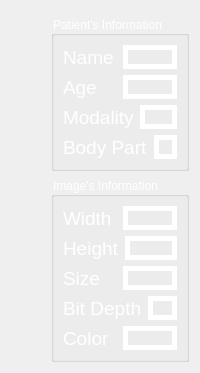
      <widget class="QWidget" name="tab_one">
       <attribute name="title">
        <string>Normal Size</string>
       </attribute>
       <layout class="QGridLayout" name="gridLayout_4">
        <property name="topMargin">
         <number>16</number>
        </property>
        <item row="0" column="0">
         <layout class="QHBoxLayout" name="horizontalLayout_6">
          <item>
           <widget class="EmbedImageWidget" name="imagewidget" native="true"/>
          </item>
          <item>
           <layout class="QVBoxLayout" name="verticalLayout_3">
            <item>
             <widget class="QGroupBox" name="groupBox">
              <property name="styleSheet">
               <string notr="true">color: rgb(255, 255, 255);</string>
              </property>
              <property name="title">
               <string>Patient's Information</string>
              </property>
              <layout class="QGridLayout" name="gridLayout">
               <item row="0" column="0">
                <layout class="QVBoxLayout" name="verticalLayout">
                 <item>
                  <layout class="QHBoxLayout" name="horizontalLayout_9">
                   <item>
                    <widget class="QLabel" name="name_name_label">
                     <property name="maximumSize">
                      <size>
                       <width>100</width>
                       <height>16777215</height>
                      </size>
                     </property>
                     <property name="font">
                      <font>
                       <pointsize>14</pointsize>
                      </font>
                     </property>
                     <property name="styleSheet">
                      <string notr="true">color: rgb(255, 255, 255);</string>
                     </property>
                     <property name="text">
                      <string>Name</string>
                     </property>
                    </widget>
                   </item>
                   <item>
                    <widget class="QLabel" name="name_label">
                     <property name="maximumSize">
                      <size>
                       <width>400</width>
                       <height>16777215</height>
                      </size>
                     </property>
                     <property name="styleSheet">
                      <string notr="true">border: 5px solid white;
color: rgb(255, 255, 255);</string>
                     </property>
                     <property name="text">
                      <string/>
                     </property>
                    </widget>
                   </item>
                  </layout>
                 </item>
                 <item>
                  <layout class="QHBoxLayout" name="horizontalLayout_10">
                   <item>
                    <widget class="QLabel" name="age_name_label">
                     <property name="maximumSize">
                      <size>
                       <width>100</width>
                       <height>16777215</height>
                      </size>
                     </property>
                     <property name="font">
                      <font>
                       <pointsize>14</pointsize>
                      </font>
                     </property>
                     <property name="styleSheet">
                      <string notr="true">color: rgb(255, 255, 255);</string>
                     </property>
                     <property name="text">
                      <string>Age</string>
                     </property>
                    </widget>
                   </item>
                   <item>
                    <widget class="QLabel" name="age_label">
                     <property name="maximumSize">
                      <size>
                       <width>400</width>
                       <height>16777215</height>
                      </size>
                     </property>
                     <property name="styleSheet">
                      <string notr="true">color: rgb(255, 255, 255);
border: 5px solid white;</string>
                     </property>
                     <property name="text">
                      <string/>
                     </property>
                    </widget>
                   </item>
                  </layout>
                 </item>
                 <item>
                  <layout class="QHBoxLayout" name="horizontalLayout_8">
                   <item>
                    <widget class="QLabel" name="modality_name_label">
                     <property name="minimumSize">
                      <size>
                       <width>0</width>
                       <height>0</height>
                      </size>
                     </property>
                     <property name="maximumSize">
                      <size>
                       <width>100</width>
                       <height>16777215</height>
                      </size>
                     </property>
                     <property name="font">
                      <font>
                       <pointsize>14</pointsize>
                      </font>
                     </property>
                     <property name="styleSheet">
                      <string notr="true">color: rgb(255, 255, 255);</string>
                     </property>
                     <property name="text">
                      <string>Modality</string>
                     </property>
                    </widget>
                   </item>
                   <item>
                    <widget class="QLabel" name="modality_label">
                     <property name="minimumSize">
                      <size>
                       <width>0</width>
                       <height>0</height>
                      </size>
                     </property>
                     <property name="maximumSize">
                      <size>
                       <width>400</width>
                       <height>16777215</height>
                      </size>
                     </property>
                     <property name="styleSheet">
                      <string notr="true">border: 5px solid white;
color: rgb(255, 255, 255);</string>
                     </property>
                     <property name="text">
                      <string/>
                     </property>
                    </widget>
                   </item>
                  </layout>
                 </item>
                 <item>
                  <layout class="QHBoxLayout" name="horizontalLayout_11">
                   <item>
                    <widget class="QLabel" name="part_name_label">
                     <property name="maximumSize">
                      <size>
                       <width>100</width>
                       <height>16777215</height>
                      </size>
                     </property>
                     <property name="font">
                      <font>
                       <pointsize>14</pointsize>
                      </font>
                     </property>
                     <property name="styleSheet">
                      <string notr="true">color: rgb(255, 255, 255);</string>
                     </property>
                     <property name="text">
                      <string>Body Part</string>
                     </property>
                    </widget>
                   </item>
                   <item>
                    <widget class="QLabel" name="part_label">
                     <property name="maximumSize">
                      <size>
                       <width>400</width>
                       <height>16777215</height>
                      </size>
                     </property>
                     <property name="styleSheet">
                      <string notr="true">color: rgb(255, 255, 255);
border: 5px solid white;</string>
                     </property>
                     <property name="text">
                      <string/>
                     </property>
                    </widget>
                   </item>
                  </layout>
                 </item>
                </layout>
               </item>
              </layout>
             </widget>
            </item>
            <item>
             <widget class="QGroupBox" name="groupBox_2">
              <property name="maximumSize">
               <size>
                <width>500</width>
                <height>16777215</height>
               </size>
              </property>
              <property name="styleSheet">
               <string notr="true">color: rgb(255, 255, 255);</string>
              </property>
              <property name="title">
               <string>Image's Information</string>
              </property>
              <layout class="QGridLayout" name="gridLayout_2">
               <item row="0" column="0">
                <layout class="QVBoxLayout" name="verticalLayout_2">
                 <item>
                  <layout class="QHBoxLayout" name="horizontalLayout">
                   <item>
                    <widget class="QLabel" name="rows_name_label">
                     <property name="maximumSize">
                      <size>
                       <width>100</width>
                       <height>16777215</height>
                      </size>
                     </property>
                     <property name="font">
                      <font>
                       <pointsize>14</pointsize>
                      </font>
                     </property>
                     <property name="styleSheet">
                      <string notr="true">color: rgb(255, 255, 255);</string>
                     </property>
                     <property name="text">
                      <string>Width</string>
                     </property>
                    </widget>
                   </item>
                   <item>
                    <widget class="QLabel" name="rows_label">
                     <property name="maximumSize">
                      <size>
                       <width>400</width>
                       <height>16777215</height>
                      </size>
                     </property>
                     <property name="styleSheet">
                      <string notr="true">color: rgb(255, 255, 255);
border: 5px solid white;</string>
                     </property>
                     <property name="text">
                      <string/>
                     </property>
                    </widget>
                   </item>
                  </layout>
                 </item>
                 <item>
                  <layout class="QHBoxLayout" name="horizontalLayout_2">
                   <item>
                    <widget class="QLabel" name="columns_name_label">
                     <property name="maximumSize">
                      <size>
                       <width>100</width>
                       <height>16777215</height>
                      </size>
                     </property>
                     <property name="font">
                      <font>
                       <pointsize>14</pointsize>
                      </font>
                     </property>
                     <property name="styleSheet">
                      <string notr="true">color: rgb(255, 255, 255);</string>
                     </property>
                     <property name="text">
                      <string>Height</string>
                     </property>
                    </widget>
                   </item>
                   <item>
                    <widget class="QLabel" name="column_label">
                     <property name="maximumSize">
                      <size>
                       <width>400</width>
                       <height>16777215</height>
                      </size>
                     </property>
                     <property name="styleSheet">
                      <string notr="true">border: 5px solid white;
color: rgb(255, 255, 255);</string>
                     </property>
                     <property name="text">
                      <string/>
                     </property>
                    </widget>
                   </item>
                  </layout>
                 </item>
                 <item>
                  <layout class="QHBoxLayout" name="horizontalLayout_3">
                   <item>
                    <widget class="QLabel" name="size_name_label">
                     <property name="maximumSize">
                      <size>
                       <width>100</width>
                       <height>16777215</height>
                      </size>
                     </property>
                     <property name="font">
                      <font>
                       <pointsize>14</pointsize>
                      </font>
                     </property>
                     <property name="styleSheet">
                      <string notr="true">color: rgb(255, 255, 255);</string>
                     </property>
                     <property name="text">
                      <string>Size</string>
                     </property>
                    </widget>
                   </item>
                   <item>
                    <widget class="QLabel" name="size_label">
                     <property name="maximumSize">
                      <size>
                       <width>400</width>
                       <height>16777215</height>
                      </size>
                     </property>
                     <property name="styleSheet">
                      <string notr="true">border: 5px solid white;
color: rgb(255, 255, 255);</string>
                     </property>
                     <property name="text">
                      <string/>
                     </property>
                    </widget>
                   </item>
                  </layout>
                 </item>
                 <item>
                  <layout class="QHBoxLayout" name="horizontalLayout_4">
                   <item>
                    <widget class="QLabel" name="bit_depth_name_label">
                     <property name="maximumSize">
                      <size>
                       <width>100</width>
                       <height>16777215</height>
                      </size>
                     </property>
                     <property name="font">
                      <font>
                       <pointsize>14</pointsize>
                      </font>
                     </property>
                     <property name="styleSheet">
                      <string notr="true">color: rgb(255, 255, 255);</string>
                     </property>
                     <property name="text">
                      <string>Bit Depth</string>
                     </property>
                    </widget>
                   </item>
                   <item>
                    <widget class="QLabel" name="bit_label">
                     <property name="maximumSize">
                      <size>
                       <width>400</width>
                       <height>16777215</height>
                      </size>
                     </property>
                     <property name="styleSheet">
                      <string notr="true">border: 5px solid white;
color: rgb(255, 255, 255);</string>
                     </property>
                     <property name="text">
                      <string/>
                     </property>
                    </widget>
                   </item>
                  </layout>
                 </item>
                 <item>
                  <layout class="QHBoxLayout" name="horizontalLayout_5">
                   <item>
                    <widget class="QLabel" name="rgb_name_label">
                     <property name="maximumSize">
                      <size>
                       <width>100</width>
                       <height>16777215</height>
                      </size>
                     </property>
                     <property name="font">
                      <font>
                       <pointsize>14</pointsize>
                      </font>
                     </property>
                     <property name="styleSheet">
                      <string notr="true">color: rgb(255, 255, 255);</string>
                     </property>
                     <property name="text">
                      <string>Color</string>
                     </property>
                    </widget>
                   </item>
                   <item>
                    <widget class="QLabel" name="color_label">
                     <property name="maximumSize">
                      <size>
                       <width>400</width>
                       <height>16777215</height>
                      </size>
                     </property>
                     <property name="styleSheet">
                      <string notr="true">border: 5px solid white;
color: rgb(255, 255, 255);</string>
                     </property>
                     <property name="text">
                      <string/>
                     </property>
                    </widget>
                   </item>
                  </layout>
                 </item>
                </layout>
               </item>
              </layout>
             </widget>
            </item>
           </layout>
          </item>
         </layout>
        </item>
       </layout>
      </widget>
